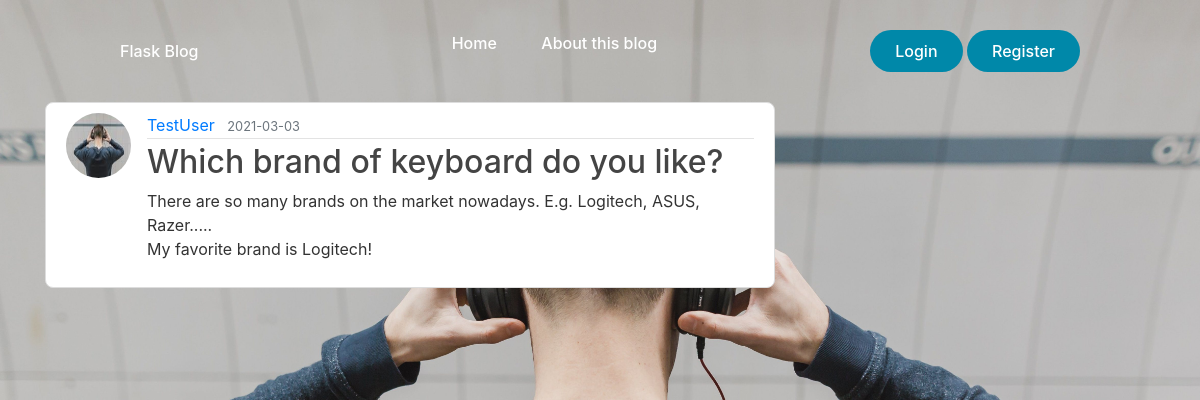
Screenshot of /post/2 with the database file from the repository.
### flaskblog/models.py (models this page shows, shortened)
class User(db.Model, UserMixin):
    id = db.Column(db.Integer, primary_key=True)
    username = db.Column(db.String(20), unique=True, nullable=False)
    email = db.Column(db.String(120), unique=True, nullable=False)
    image_file = db.Column(db.String(20), nullable=False, default='default.jpg')
    password = db.Column(db.String(60), nullable=False)
    posts = db.relationship('Post', backref='author', lazy=True)

class Post(db.Model):
    id = db.Column(db.Integer, primary_key=True)
    title = db.Column(db.String(100), nullable=False)
    date_posted = db.Column(db.DateTime, nullable=False, default=datetime.now)
    content = db.Column(db.Text, nullable=False)
    user_id = db.Column(db.Integer, db.ForeignKey('user.id'), nullable=False)

### flaskblog/routes.py (the view)
@app.route("/post/<int:post_id>")
def post(post_id):
    post = Post.query.get_or_404(post_id)
    return render_template('post.html', title=post.title, post=post)

### flaskblog/templates/post.html (shortened to what this page needs)
{% extends "layout.html" %}
{% block content %}
  <article class="media content-section">
    <img class="rounded-circle article-img" src="{{ url_for('static', filename='profile_pics/' + post.author.image_file) }}">
    <div class="media-body">
      <div class="article-metadata">
        <a class="mr-2" href="{{ url_for('user_posts', username=post.author.username) }} ">{{ post.author.username }}</a>
        <small class="text-muted">{{ post.date_posted.strftime('%Y-%m-%d') }}</small>
      </div>
      <h2 class="article-title">{{ post.title }}</h2>
      <p class="article-content">{{ post.content }}</p>
    </div>
  </article>
{% endblock content %}

### flaskblog/static/main.css (style rules this page uses)
body { background: url(listening.jpg); object-position: center; background-size: cover; background-repeat: no-repeat; color: #333333; }
h1, h2, h3, h4, h5, h6 { color: #444444; }
.content-section { background: #ffffff; padding: 10px 20px; border: 1px solid #dddddd; border-radius: 8px; margin-bottom: 20px; }
.article-title { color: #444444; }
.article-content { white-space: pre-line; }
.article-img { height: 65px; width: 65px; margin-right: 16px; }
.article-metadata { padding-bottom: 1px; margin-bottom: 4px; border-bottom: 1px solid #e3e3e3 }

### rows the page displays
User: image_file (picture), author.username "TestUser"
Post: date_posted "2021-03-03", title "Which brand of keyboard do you like?", content "There are so many brands on the market nowadays. E.g. Logitech, ASUS, Razer..... My favorite brand is Logitech!"
